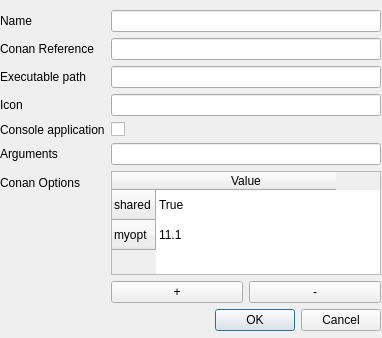
<?xml version="1.0" encoding="UTF-8"?>
<ui version="4.0">
 <class>Dialog</class>
 <widget class="QDialog" name="Dialog">
  <property name="geometry">
   <rect>
    <x>0</x>
    <y>0</y>
    <width>382</width>
    <height>338</height>
   </rect>
  </property>
  <property name="windowTitle">
   <string>Dialog</string>
  </property>
  <widget class="QWidget" name="verticalLayoutWidget">
   <property name="geometry">
    <rect>
     <x>0</x>
     <y>10</y>
     <width>381</width>
     <height>321</height>
    </rect>
   </property>
   <layout class="QVBoxLayout" name="verticalLayout">
    <item>
     <layout class="QFormLayout" name="formLayout">
      <item row="1" column="0">
       <widget class="QLabel" name="label_2">
        <property name="text">
         <string>Name</string>
        </property>
       </widget>
      </item>
      <item row="1" column="1">
       <widget class="QLineEdit" name="lineEdit_4"/>
      </item>
      <item row="2" column="0">
       <widget class="QLabel" name="label">
        <property name="text">
         <string>Conan Reference</string>
        </property>
       </widget>
      </item>
      <item row="2" column="1">
       <widget class="QLineEdit" name="lineEdit_3"/>
      </item>
      <item row="3" column="0">
       <widget class="QLabel" name="label_3">
        <property name="text">
         <string>Executable path</string>
        </property>
       </widget>
      </item>
      <item row="3" column="1">
       <widget class="QLineEdit" name="lineEdit_2"/>
      </item>
      <item row="4" column="0">
       <widget class="QLabel" name="label_4">
        <property name="text">
         <string>Icon</string>
        </property>
       </widget>
      </item>
      <item row="4" column="1">
       <widget class="QLineEdit" name="lineEdit"/>
      </item>
      <item row="5" column="0">
       <widget class="QLabel" name="label_5">
        <property name="text">
         <string>Console application</string>
        </property>
       </widget>
      </item>
      <item row="5" column="1">
       <widget class="QCheckBox" name="checkBox">
        <property name="text">
         <string/>
        </property>
       </widget>
      </item>
      <item row="6" column="0">
       <widget class="QLabel" name="label_6">
        <property name="text">
         <string>Arguments</string>
        </property>
       </widget>
      </item>
      <item row="6" column="1">
       <widget class="QLineEdit" name="lineEdit_5"/>
      </item>
      <item row="7" column="0">
       <widget class="QLabel" name="label_7">
        <property name="text">
         <string>Conan Options</string>
        </property>
       </widget>
      </item>
      <item row="8" column="1">
       <layout class="QHBoxLayout" name="horizontalLayout">
        <item>
         <widget class="QPushButton" name="pushButton">
          <property name="text">
           <string>+</string>
          </property>
         </widget>
        </item>
        <item>
         <widget class="QPushButton" name="pushButton_2">
          <property name="text">
           <string>-</string>
          </property>
         </widget>
        </item>
       </layout>
      </item>
      <item row="7" column="1">
       <widget class="QTableWidget" name="tableWidget">
        <property name="showGrid">
         <bool>false</bool>
        </property>
        <attribute name="horizontalHeaderDefaultSectionSize">
         <number>180</number>
        </attribute>
        <attribute name="horizontalHeaderMinimumSectionSize">
         <number>100</number>
        </attribute>
        <row>
         <property name="text">
          <string>shared</string>
         </property>
        </row>
        <row>
         <property name="text">
          <string>myopt</string>
         </property>
        </row>
        <column>
         <property name="text">
          <string>Value</string>
         </property>
        </column>
        <item row="0" column="0">
         <property name="text">
          <string>True</string>
         </property>
        </item>
        <item row="1" column="0">
         <property name="text">
          <string>11.1</string>
         </property>
        </item>
       </widget>
      </item>
     </layout>
    </item>
    <item>
     <widget class="QDialogButtonBox" name="buttonBox">
      <property name="orientation">
       <enum>Qt::Horizontal</enum>
      </property>
      <property name="standardButtons">
       <set>QDialogButtonBox::Cancel|QDialogButtonBox::Ok</set>
      </property>
     </widget>
    </item>
   </layout>
  </widget>
 </widget>
 <resources/>
 <connections>
  <connection>
   <sender>buttonBox</sender>
   <signal>accepted()</signal>
   <receiver>Dialog</receiver>
   <slot>accept()</slot>
   <hints>
    <hint type="sourcelabel">
     <x>248</x>
     <y>254</y>
    </hint>
    <hint type="destinationlabel">
     <x>157</x>
     <y>274</y>
    </hint>
   </hints>
  </connection>
  <connection>
   <sender>buttonBox</sender>
   <signal>rejected()</signal>
   <receiver>Dialog</receiver>
   <slot>reject()</slot>
   <hints>
    <hint type="sourcelabel">
     <x>316</x>
     <y>260</y>
    </hint>
    <hint type="destinationlabel">
     <x>286</x>
     <y>274</y>
    </hint>
   </hints>
  </connection>
 </connections>
</ui>
